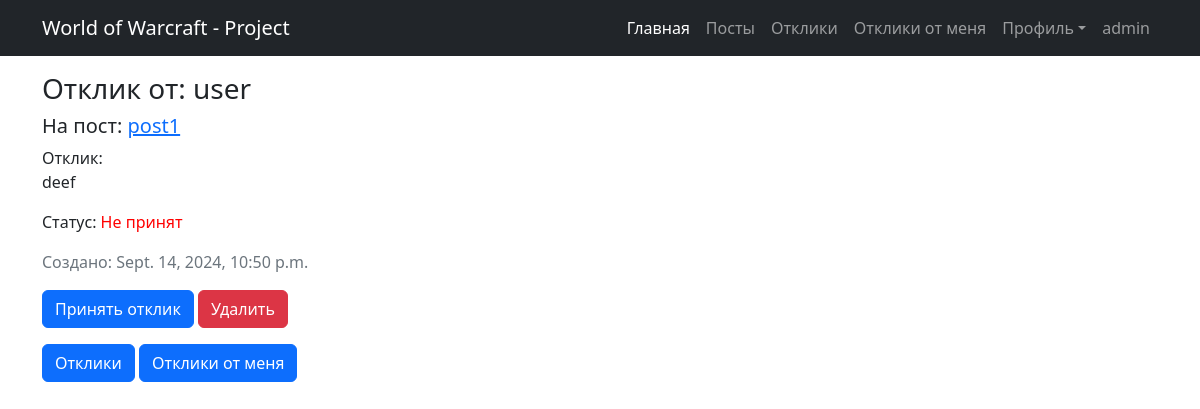
Page /offer-response/5/ (signed in) on the committed database.
### trade/models.py (models this page shows, shortened)
class OfferResponse(models.Model):
    client = models.ForeignKey(settings.AUTH_USER_MODEL, on_delete=models.CASCADE)  # Автор отклика
    post = models.ForeignKey(Post, related_name='responses', on_delete=models.CASCADE)  # Пост, к которому привязан отклик
    content = models.TextField()  # Содержимое отклика
    created_at = models.DateTimeField(auto_now_add=True)  # Дата создания
    is_accepted = models.BooleanField(default=False)

class Post(models.Model):
    author = models.ForeignKey(settings.AUTH_USER_MODEL, on_delete=models.CASCADE)  # Автор поста
    categories = models.ManyToManyField(Category)  # Множественные категории
    title = models.CharField(max_length=200)
    content = RichTextField()  # WYSIWYG редактор для текстового контента
    image = models.ImageField(upload_to='post_images/', blank=True, null=True)  # Поле для изображения
    video = models.FileField(upload_to='post_videos/', blank=True, null=True)  # Поле для видео
    created_at = models.DateTimeField(auto_now_add=True)
    updated_at = models.DateTimeField(auto_now=True)

### trade/views.py (the view, shortened to what this page needs)
# urls.py: path('offer-response/<int:pk>/', OfferResponseView.as_view(), name='offer_response_detail'),
class OfferResponseView(LoginRequiredMixin, UserPassesTestMixin, DetailView):
    model = OfferResponse
    template_name = 'offer_response_detail.html'
    context_object_name = 'response'
    def test_func(self):
        response = self.get_object()
        user = self.request.user
        return response.client == user or response.post.author == user or user.is_superuser

### templates/offer_response_detail.html (shortened to what this page needs)
{% extends 'flatpages/index.html' %}
{% block content %}
    <div class="mt-3 mb-4">
        <h3>Отклик от: {{ response.client.username }}</h3>
        <h5>На пост: <a href="{% url 'post_detail' response.post.pk %}">{{response.post.title}}</a></h5>
        <p>Отклик:<br>{{ response.content }}</p>
        <p>Статус:
            {% if response.is_accepted %}
                <span style="color: green">Принят</span>
            {% else %}
                <span style="color: red">Не принят</span>
            {% endif %}
        </p>
        <p class="text-muted">Создано: {{ response.created_at }}</p>
        <div class="mb-3">
            {% if user.is_authenticated %}
                <div class="mb-3">
                    {% if user.id == response.post.author.id and not response.is_accepted %}
                        <form action="{% url 'offer_response_accept' response.id %}" method="post" style="display:inline;">
                            <button type="submit" class="btn btn-primary">Принять отклик</button>
                        </form>
                    {% endif %}
                    {% if user.id == response.client.id or user.id == response.post.author.id %}
                        <a href="{% url 'offer_response_delete' response.id %}" class="btn btn-danger">Удалить</a>
                    {% endif %}
                </div>
                <a class="btn btn-primary" href="{% url 'author_responses' %}">Отклики</a>
                <a class="btn btn-primary" href="{% url 'user_responses' %}">Отклики от меня</a>
            {% endif %}
        </div>
    </div>
{% endblock %}

### templates/flatpages/index.html (shortened to what this page needs)
<!DOCTYPE html>
<html lang="en">
    <head>
        {% load static %}
        <link href="{% static 'css/styles.css' %}" rel="stylesheet" />
    </head>
    <body>
        <nav class="navbar navbar-expand-lg navbar-dark bg-dark">
            <div class="container">
                <a class="navbar-brand" href="/">World of Warcraft - Project</a>
                <div class="collapse navbar-collapse" id="navbarSupportedContent">
                    <ul class="navbar-nav ms-auto mb-2 mb-lg-0">
                        <li class="nav-item"><a class="nav-link active" aria-current="page" href="/">Главная</a></li>
                        <li class="nav-item"><a class="nav-link" href="{% url 'post_list' %}">Посты</a></li>
                        {% if user.is_authenticated %}
                            <li class="nav-item"><a class="nav-link" href="{% url 'author_responses' %}">Отклики</a></li>
                            <li class="nav-item"><a class="nav-link" href="{% url 'user_responses' %}">Отклики от меня</a></li>
                        {% endif %}
                        <li class="nav-item dropdown">
                            <a class="nav-link dropdown-toggle" id="navbarDropdown" href="#" role="button" data-bs-toggle="dropdown" aria-expanded="false">Профиль</a>
                        </li>
                        {% if user.is_authenticated %}
                            <li class="nav-item"><a class="nav-link" href="#">{{ user.username }}</a></li>
                        {% endif %}
                    </ul>
                </div>
            </div>
        </nav>
        <div class="container">
            {% block content %}
            {% endblock content %}
        </div>
    </body>
</html>

### rows in the picture
OfferResponse: client.username "user", post "post1", content "deef", created_at "Sept. 14, 2024, 10:50 p.m."

### other values in the picture
{{ user.username }} "admin"
